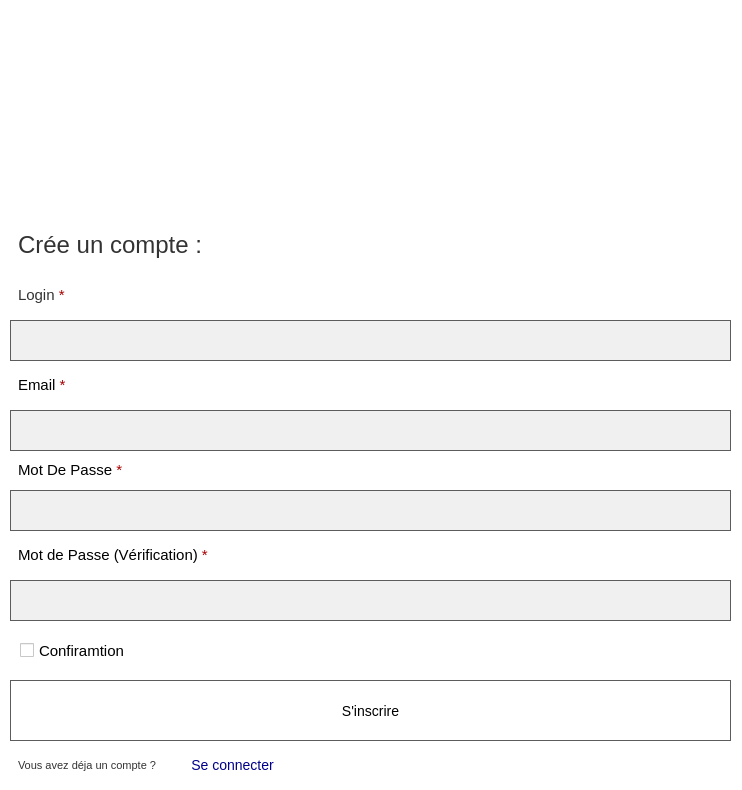
<?xml version="1.0" encoding="UTF-8"?>
<ui version="4.0">
 <class>SecondaryDialog</class>
 <widget class="QDialog" name="SecondaryDialog">
  <property name="geometry">
   <rect>
    <x>0</x>
    <y>0</y>
    <width>742</width>
    <height>790</height>
   </rect>
  </property>
  <property name="windowTitle">
   <string>Dialog</string>
  </property>
  <property name="styleSheet">
   <string notr="true">/* QWidget styling */
QWidget {
	background-color: white;
  }

/* QLineEdit styling */
QLineEdit {
    background-color: #f0f0f0;
    border: 1px solid #5c5c5c;
    padding: 5px;
    font-size: 14px;
    color: #333333;
}

QLineEdit:hover {
    border: 1px solid #0078d7;
}

QLineEdit:focus {
    border: 1px solid #3b5998;
    background-color: #ffffff;
}

QPushButton {
    color: black;
    border: 1px solid #5c5c5c;
    padding: 5px 15px;
    font-size: 14px;
}

QPushButton:hover {
    background-color: rgb(252, 246, 243);
}

QPushButton:pressed {
    background-color: #C0C0C0; /* Change background color when pressed */
    border: 1px solid black; /* Change border color when pressed */
}

QPushButton:disabled {
    background-color: #C0C0C0;
    color: #a0a0a0;
    border: 1px solid #d3d3d3;
}


/* QLabel styling */
QLabel {
    font-size: 14px;
    color: #333333;
    padding: 5px;
    border: none; /* Remove border if not needed */
}


</string>
  </property>
  <widget class="QLabel" name="label">
   <property name="geometry">
    <rect>
     <x>-40</x>
     <y>-10</y>
     <width>781</width>
     <height>231</height>
    </rect>
   </property>
   <property name="text">
    <string/>
   </property>
   <property name="pixmap">
    <pixmap>../../Downloads/WhatsApp Image 2024-10-09 à 01.43.56_e93c0859.jpg</pixmap>
   </property>
  </widget>
  <widget class="QLabel" name="label_2">
   <property name="geometry">
    <rect>
     <x>10</x>
     <y>220</y>
     <width>281</width>
     <height>51</height>
    </rect>
   </property>
   <property name="text">
    <string>&lt;html&gt;&lt;head/&gt;&lt;body&gt;&lt;p&gt;&lt;span style=&quot; font-size:18pt;&quot;&gt;Crée un compte :&lt;/span&gt;&lt;/p&gt;&lt;/body&gt;&lt;/html&gt;</string>
   </property>
  </widget>
  <widget class="QLabel" name="label_3">
   <property name="geometry">
    <rect>
     <x>10</x>
     <y>280</y>
     <width>91</width>
     <height>31</height>
    </rect>
   </property>
   <property name="text">
    <string>&lt;html&gt;&lt;head/&gt;&lt;body&gt;&lt;p&gt;&lt;span style=&quot; font-size:11pt;&quot;&gt;Login&lt;/span&gt;&lt;span style=&quot; font-size:11pt; color:#aa0000;&quot;&gt; *&lt;/span&gt;&lt;/p&gt;&lt;/body&gt;&lt;/html&gt;</string>
   </property>
  </widget>
  <widget class="QLineEdit" name="lineEdit">
   <property name="geometry">
    <rect>
     <x>10</x>
     <y>320</y>
     <width>721</width>
     <height>41</height>
    </rect>
   </property>
  </widget>
  <widget class="QLabel" name="label_4">
   <property name="geometry">
    <rect>
     <x>10</x>
     <y>370</y>
     <width>91</width>
     <height>31</height>
    </rect>
   </property>
   <property name="text">
    <string>&lt;html&gt;&lt;head/&gt;&lt;body&gt;&lt;p&gt;&lt;span style=&quot; font-size:11pt; color:#000000;&quot;&gt;Email&lt;/span&gt;&lt;span style=&quot; font-size:11pt; color:#aa0000;&quot;&gt; *&lt;/span&gt;&lt;/p&gt;&lt;/body&gt;&lt;/html&gt;</string>
   </property>
  </widget>
  <widget class="QLineEdit" name="lineEdit_2">
   <property name="geometry">
    <rect>
     <x>10</x>
     <y>410</y>
     <width>721</width>
     <height>41</height>
    </rect>
   </property>
  </widget>
  <widget class="QLabel" name="label_5">
   <property name="geometry">
    <rect>
     <x>10</x>
     <y>450</y>
     <width>141</width>
     <height>41</height>
    </rect>
   </property>
   <property name="text">
    <string>&lt;html&gt;&lt;head/&gt;&lt;body&gt;&lt;p&gt;&lt;span style=&quot; font-size:11pt; color:#000000;&quot;&gt;Mot De Passe&lt;/span&gt;&lt;span style=&quot; font-size:11pt; color:#aa0000;&quot;&gt; *&lt;/span&gt;&lt;/p&gt;&lt;/body&gt;&lt;/html&gt;</string>
   </property>
  </widget>
  <widget class="QLineEdit" name="lineEdit_3">
   <property name="geometry">
    <rect>
     <x>10</x>
     <y>490</y>
     <width>721</width>
     <height>41</height>
    </rect>
   </property>
  </widget>
  <widget class="QLabel" name="label_6">
   <property name="geometry">
    <rect>
     <x>10</x>
     <y>540</y>
     <width>231</width>
     <height>31</height>
    </rect>
   </property>
   <property name="text">
    <string>&lt;html&gt;&lt;head/&gt;&lt;body&gt;&lt;p&gt;&lt;span style=&quot; font-size:11pt; color:#000000;&quot;&gt;Mot de Passe (Vérification)&lt;/span&gt;&lt;span style=&quot; font-size:11pt; color:#aa0000;&quot;&gt; *&lt;/span&gt;&lt;/p&gt;&lt;/body&gt;&lt;/html&gt;</string>
   </property>
  </widget>
  <widget class="QLineEdit" name="lineEdit_4">
   <property name="geometry">
    <rect>
     <x>10</x>
     <y>580</y>
     <width>721</width>
     <height>41</height>
    </rect>
   </property>
  </widget>
  <widget class="QCheckBox" name="checkBox">
   <property name="geometry">
    <rect>
     <x>20</x>
     <y>630</y>
     <width>141</width>
     <height>41</height>
    </rect>
   </property>
   <property name="styleSheet">
    <string notr="true">font-size: 15px;</string>
   </property>
   <property name="text">
    <string>Confiramtion</string>
   </property>
  </widget>
  <widget class="QPushButton" name="pushButton">
   <property name="geometry">
    <rect>
     <x>10</x>
     <y>680</y>
     <width>721</width>
     <height>61</height>
    </rect>
   </property>
   <property name="text">
    <string>S'inscrire</string>
   </property>
  </widget>
  <widget class="QLabel" name="label_7">
   <property name="geometry">
    <rect>
     <x>10</x>
     <y>750</y>
     <width>181</width>
     <height>31</height>
    </rect>
   </property>
   <property name="text">
    <string>&lt;html&gt;&lt;head/&gt;&lt;body&gt;&lt;p&gt;&lt;span style=&quot; font-size:8pt;&quot;&gt;Vous avez déja un compte ?&lt;/span&gt;&lt;/p&gt;&lt;/body&gt;&lt;/html&gt;</string>
   </property>
  </widget>
  <widget class="QPushButton" name="alogin">
   <property name="geometry">
    <rect>
     <x>132</x>
     <y>749</y>
     <width>201</width>
     <height>31</height>
    </rect>
   </property>
   <property name="styleSheet">
    <string notr="true">border: none;
color: rgb(0, 0, 139);</string>
   </property>
   <property name="text">
    <string>Se connecter</string>
   </property>
   <property name="flat">
    <bool>true</bool>
   </property>
  </widget>
  <zorder>alogin</zorder>
  <zorder>label_5</zorder>
  <zorder>label_2</zorder>
  <zorder>label</zorder>
  <zorder>label_3</zorder>
  <zorder>lineEdit</zorder>
  <zorder>label_4</zorder>
  <zorder>lineEdit_2</zorder>
  <zorder>lineEdit_3</zorder>
  <zorder>label_6</zorder>
  <zorder>lineEdit_4</zorder>
  <zorder>checkBox</zorder>
  <zorder>pushButton</zorder>
  <zorder>label_7</zorder>
 </widget>
 <resources/>
 <connections/>
</ui>
